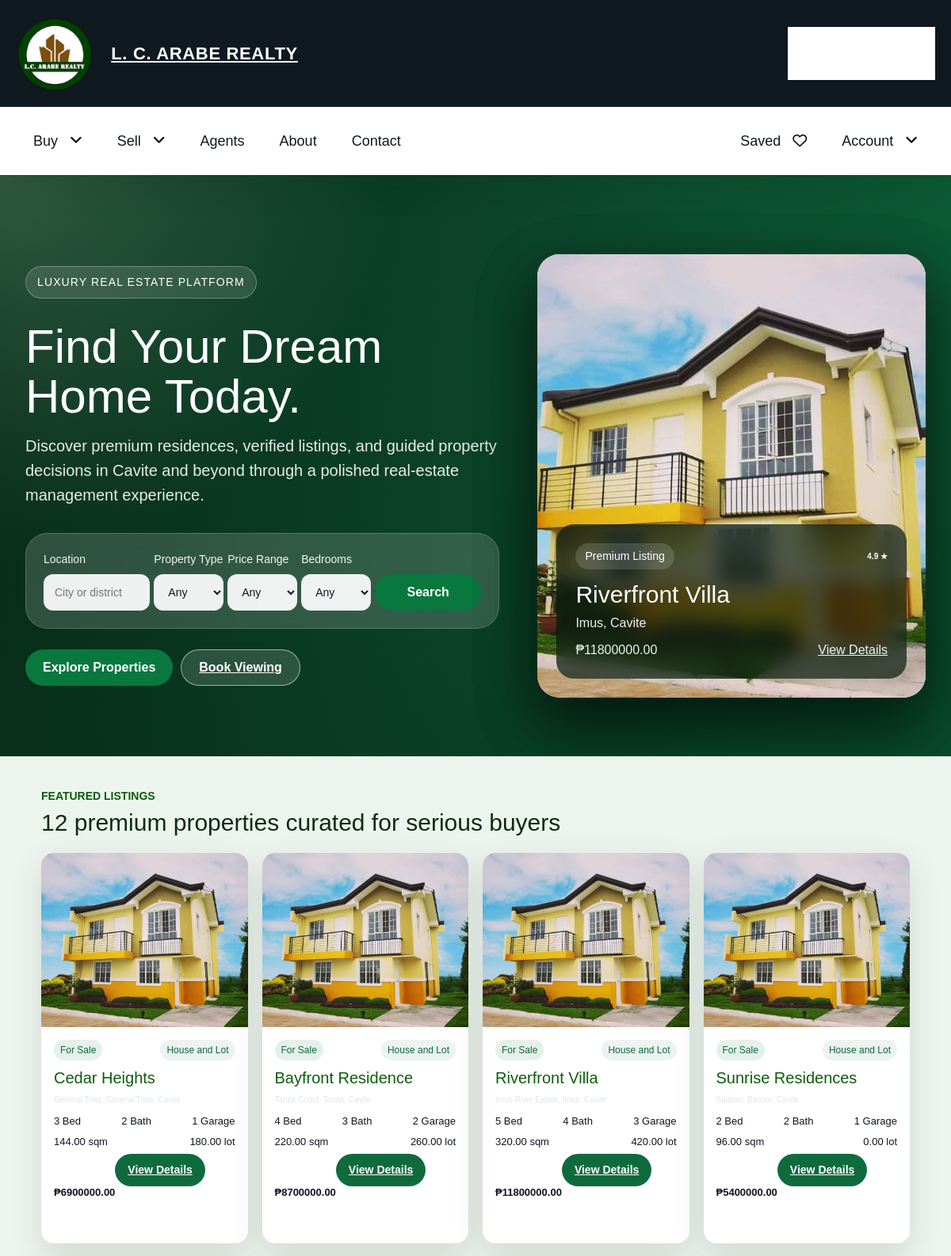
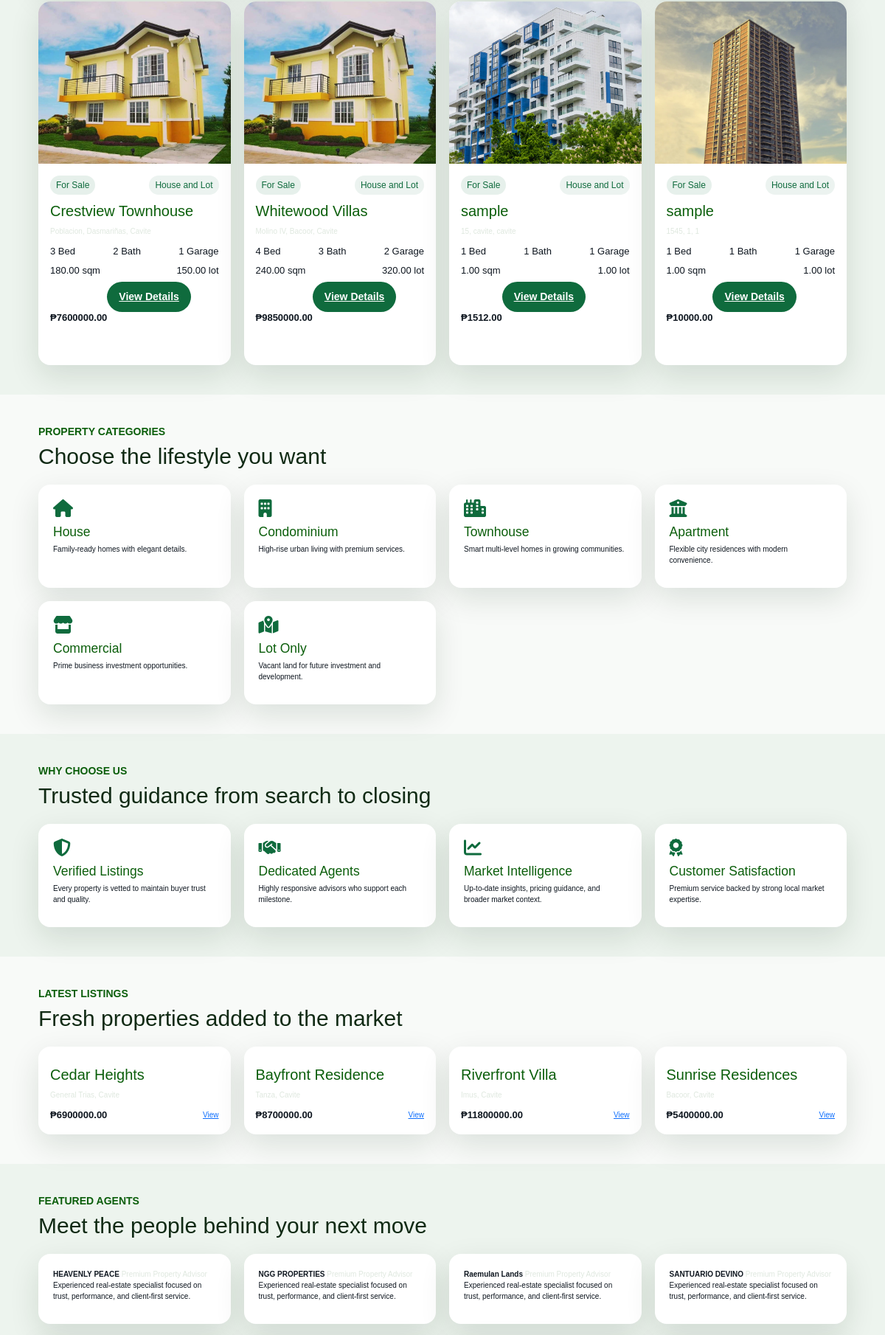
The page / (upper part) on the database its author committed (2 pictures, top to bottom).
### app/models.py (models this page shows, shortened)
class Property(models.Model):
    PROPERTY_TYPE = [
        ('house_lot', 'House and Lot'),
    ]
    LISTING_STATUS = [
        ('sale', 'For Sale'),
        ('sold', 'Sold'),
    ]
    APPROVAL_STATUS = [
        ('pending', 'Pending Approval'),
        ('approved', 'Approved'),
        ('rejected', 'Rejected'),
    ]
    title = models.CharField(max_length=200)
    description = models.TextField()
    property_type = models.CharField(
        max_length=20,
        choices=PROPERTY_TYPE,
        default='house_lot'
    )
    listing_status = models.CharField(
        max_length=10,
        choices=LISTING_STATUS,
        default='sale'
    )
    price = models.DecimalField(max_digits=12, decimal_places=2)
    location = models.CharField(max_length=255)
    city = models.CharField(max_length=100)
    province = models.CharField(max_length=100)
    bedrooms = models.IntegerField()
    bathrooms = models.IntegerField()
    floor_area = models.DecimalField(max_digits=10, decimal_places=2)
    lot_area = models.DecimalField(max_digits=10, decimal_places=2)
    parking_spaces = models.IntegerField(default=0)
    image = models.ImageField(upload_to='property_images/', blank=True, null=True)
    agent = models.ForeignKey(
        settings.AUTH_USER_MODEL,
        on_delete=models.CASCADE
    )
    approval_status = models.CharField(
        max_length=20,
        choices=APPROVAL_STATUS,
        default='pending'
    )
    created_at = models.DateTimeField(auto_now_add=True)
    is_available = models.BooleanField(default=True)
    rejection_reason = models.TextField(blank=True)

class Partner(models.Model):
    name = models.CharField(max_length=200)
    logo = models.ImageField(upload_to='partners/')
    website = models.URLField()

### app/views.py (the view)
# urls.py: path('', home, name='home'),
def home(request):
    properties = Property.objects.all().order_by('-created_at')
    partners = Partner.objects.all().order_by('name')
    return render(request, 'home.html', {
        'properties': properties[:8],
        'featured_properties': properties[:4],
        'latest_properties': properties[:4],
        'partners': partners,
        'testimonials': [
            {
                'name': 'Maria Santos',
                'role': 'Home Buyer',
                'feedback': 'The experience was smooth, transparent, and genuinely premium. We found the perfect family home in just one weekend.',
            },
            {
                'name': 'Carlos Dela Cruz',
                'role': 'Investor',
                'feedback': 'The property insights, walkthroughs, and overall presentation made the decision process very easy and confident.',
            },
            {
                'name': 'Ariana Reyes',
                'role': 'Relocating Professional',
                'feedback': 'Everything felt polished and professional. The team was responsive, helpful, and highly knowledgeable.',
            }
        ],
        'stats': [
            {'label': 'Properties Sold', 'value': '280+'},
            {'label': 'Happy Clients', 'value': '1,200+'},
            {'label': 'Cities Covered', 'value': '18'},
            {'label': 'Average Rating', 'value': '4.9/5'}
        ],
        'faqs': [
            {'question': 'How do I schedule a viewing?', 'answer': 'Use the schedule viewing button on any property detail page or contact our licensed agents directly through the website.'},
            {'question': 'Can I compare properties before deciding?', 'answer': 'Yes. Use the saved and compare sections to review multiple residences side by side.'},
            {'question': 'Are properties verified before listing?', 'answer': 'All approved listings are reviewed by the admin team before they become visible in the buyer marketplace.'}
        ]
    })

### app/templates/home.html (shortened to what this page needs)
{% load static %}
<!DOCTYPE html>
<html lang="en">
<head>
    <link rel="stylesheet" href="https://cdn.jsdelivr.net/npm/bootstrap@5.3.3/dist/css/bootstrap.min.css">
    <link rel="stylesheet" href="{% static 'css/style.css' %}">
    <link rel="stylesheet" href="{% static 'css/home.css' %}">
    <link rel="stylesheet" href="https://cdnjs.cloudflare.com/ajax/libs/font-awesome/6.2.0/css/all.min.css">
</head>
<body class="home-page">
    {% include 'components/header.html' %}
    <section class="premium-hero">
        <div class="premium-hero__overlay"></div>
        <div class="container premium-hero__grid">
            <div class="premium-hero__copy">
                <span class="hero-badge">Luxury Real Estate Platform</span>
                <h1>Find Your Dream Home Today.</h1>
                <p>Discover premium residences, verified listings, and guided property decisions in Cavite and beyond through a polished real-estate management experience.</p>
                <form class="premium-search" method="get" action="{% url 'search_properties' %}">
                    <div class="row g-2 align-items-end">
                        <div class="col-lg-3 col-md-6 col-12">
                            <label>Location</label>
                            <input type="text" name="city" placeholder="City or district">
                        </div>
                        <div class="col-lg-2 col-md-6 col-12">
                            <label>Property Type</label>
                            <select name="property_type">
                                <option value="">Any</option>
                            </select>
                        </div>
                        <div class="col-lg-2 col-md-6 col-12">
                            <label>Price Range</label>
                            <select name="max_price">
                                <option value="">Any</option>
                            </select>
                        </div>
                        <div class="col-lg-2 col-md-6 col-12">
                            <label>Bedrooms</label>
                            <select name="bedrooms">
                                <option value="">Any</option>
                            </select>
                        </div>
                        <div class="col-lg-3 col-md-12 col-12">
                            <button type="submit" class="btn-primary w-100">Search</button>
                        </div>
                    </div>
                </form>
                <div class="hero-actions d-flex gap-3 flex-wrap">
                    <a href="{% url 'search_properties' %}" class="btn-primary">Explore Properties</a>
                    <a href="{% url 'contact' %}" class="btn-secondary">Book Viewing</a>
                </div>
            </div>
            <div class="premium-hero__visual">
                <div class="premium-hero__slider">
                    {% if properties %}
                        {% for property in properties|slice:':3' %}
                            <article class="premium-slide active">
                                <img src="{% if property.image %}{{ property.image.url }}{% else %}{% static 'images/hero-house.jpg' %}{% endif %}" alt="{{ property.title }}">
                                <div class="premium-slide__card">
                                    <div class="premium-slide__top">
                                        <span>Premium Listing</span>
                                        <strong>4.9 ★</strong>
                                    </div>
                                    <h3>{{ property.title }}</h3>
                                    <p>{{ property.city }}, {{ property.province }}</p>
                                    <div class="premium-slide__meta">
                                        <span>₱{{ property.price }}</span>
                                        <a href="{% url 'property_detail' property.id %}">View Details</a>
                                    </div>
                                </div>
                            </article>
                        {% endfor %}
                    {% else %}
                        <article class="premium-slide active">
                            <img src="{% static 'images/hero-house.jpg' %}" alt="Premium listing">
                        </article>
                    {% endif %}
                </div>
            </div>
        </div>
    </section>
    <section class="section-shell">
        <div class="container">
            <div class="section-heading">
                <span>Featured Listings</span>
                <h2>12 premium properties curated for serious buyers</h2>
            </div>
            <div class="property-grid">
                {% for property in properties %}
                <article class="property-card-home">
                    <div class="property-thumb">
                        {% if property.image %}
                            <img src="{{ property.image.url }}" alt="{{ property.title }}">
                        {% else %}
                            <img src="{% static 'images/hero-house.jpg' %}" alt="{{ property.title }}">
                        {% endif %}
                    </div>
                    <div class="property-body">
                        <div class="property-topline">
                            <span class="pill">{{ property.get_listing_status_display }}</span>
                            <span class="pill pill-soft">{{ property.get_property_type_display }}</span>
                        </div>
                        <h3>{{ property.title }}</h3>
                        <p>{{ property.location }}, {{ property.city }}, {{ property.province }}</p>
                        <div class="meta-row">
                            <span>{{ property.bedrooms }} Bed</span>
                            <span>{{ property.bathrooms }} Bath</span>
                            <span>{{ property.parking_spaces }} Garage</span>
                        </div>
                        <div class="meta-row">
                            <span>{{ property.floor_area }} sqm</span>
                            <span>{{ property.lot_area }} lot</span>
                        </div>
                        <div class="property-footer">
                            <strong>₱{{ property.price }}</strong>
                            <div class="detail-actions">
                                <a href="{% url 'property_detail' property.id %}" class="view-btn">View Details</a>
                                <a href="{% url 'virtual_tour' property.id %}" class="btn-secondary">Virtual Tour</a>
                            </div>
                        </div>
                    </div>
                </article>
                {% empty %}
                <p>No featured properties available yet.</p>
                {% endfor %}
            </div>
        </div>
    </section>
    <section class="section-shell light-section">
        <div class="container">
            <div class="section-heading">
                <span>Property Categories</span>
                <h2>Choose the lifestyle you want</h2>
            </div>
            <div class="category-grid">
                <div class="category-card"><i class="fas fa-house"></i><h3>House</h3><p>Family-ready homes with elegant details.</p></div>
                <div class="category-card"><i class="fas fa-building"></i><h3>Condominium</h3><p>High-rise urban living with premium services.</p></div>
                <div class="category-card"><i class="fas fa-city"></i><h3>Townhouse</h3><p>Smart multi-level homes in growing communities.</p></div>
                <div class="category-card"><i class="fas fa-building-columns"></i><h3>Apartment</h3><p>Flexible city residences with modern convenience.</p></div>
                <div class="category-card"><i class="fas fa-store"></i><h3>Commercial</h3><p>Prime business investment opportunities.</p></div>
                <div class="category-card"><i class="fas fa-map-location-dot"></i><h3>Lot Only</h3><p>Vacant land for future investment and development.</p></div>
            </div>
        </div>
    </section>
    <section class="section-shell">
        <div class="container">
            <div class="section-heading">
                <span>Why Choose Us</span>
                <h2>Trusted guidance from search to closing</h2>
            </div>
            <div class="benefit-grid">
                <div class="benefit-box"><i class="fas fa-shield-alt"></i><h3>Verified Listings</h3><p>Every property is vetted to maintain buyer trust and quality.</p></div>
                <div class="benefit-box"><i class="fas fa-handshake"></i><h3>Dedicated Agents</h3><p>Highly responsive advisors who support each milestone.</p></div>
                <div class="benefit-box"><i class="fas fa-chart-line"></i><h3>Market Intelligence</h3><p>Up-to-date insights, pricing guidance, and broader market context.</p></div>
                <div class="benefit-box"><i class="fas fa-award"></i><h3>Customer Satisfaction</h3><p>Premium service backed by strong local market expertise.</p></div>
            </div>
        </div>
    </section>
    <section class="section-shell light-section">
        <div class="container">
            <div class="section-heading">
                <span>Latest Listings</span>
                <h2>Fresh properties added to the market</h2>
            </div>
            <div class="property-grid">
                {% for property in latest_properties %}
                <article class="property-card-home">
                    <div class="property-body">
                        <h3>{{ property.title }}</h3>
                        <p>{{ property.city }}, {{ property.province }}</p>
                        <div class="property-footer">
                            <strong>₱{{ property.price }}</strong>
                            <a href="{% url 'property_detail' property.id %}">View</a>
                        </div>
                    </div>
                </article>
                {% endfor %}
            </div>
        </div>
    </section>
    <section class="section-shell">
        <div class="container">
            <div class="section-heading">
                <span>Featured Agents</span>
                <h2>Meet the people behind your next move</h2>
            </div>
            <div class="testimonial-grid">
                {% for agent in partners %}
                <article class="testimonial-card">
                    <strong>{{ agent.name }}</strong>
                    <span>Premium Property Advisor</span>
                    <p>Experienced real-estate specialist focused on trust, performance, and client-first service.</p>
                </article>
                {% empty %}
                <article class="testimonial-card">
                    <strong>Agent Team</strong>
                    <span>Experienced professionals</span>
                    <p>Our licensed agents guide clients with strategic insight and responsive service.</p>
                </article>
                {% endfor %}
            </div>
        </div>
    </section>
    {% include 'components/footer.html' %}
</body>
</html>

### app/templates/components/header.html (shortened to what this page needs)
{% load static %}
<header class="header">
   <nav class="navbar nav-1">
      <div class="container flex">
         <a href="{% url 'base' %}" class="logo">
            <img src="{% static 'images/logo.png' %}" alt="LC Arabe Realty">
            <span>L. C. ARABE REALTY</span>
         </a>
         <ul>
            <li><a href="{% url 'search_properties' %}">Post Property <i class="fas fa-paper-plane"></i></a></li>
         </ul>
      </div>
   </nav>
   <nav class="navbar nav-2">
      <div class="container flex">
         <div class="menu">
            <ul>
               <li><a href="{% url 'search_properties' %}">Buy <i class="fas fa-angle-down"></i></a>
               </li>
               <li><a href="{% url 'seller_dashboard' %}">Sell <i class="fas fa-angle-down"></i></a>
               </li>
               <li><a href="{% url 'agents' %}">Agents</a></li>
               <li><a href="{% url 'about' %}">About</a></li>
               <li><a href="{% url 'contact' %}">Contact</a></li>
            </ul>
         </div>
         <ul>
            <li><a href="{% url 'favorites' %}">Saved <i class="far fa-heart"></i></a></li>
            <li><a href="#">Account <i class="fas fa-angle-down"></i></a>
            </li>
         </ul>
      </div>
   </nav>
</header>

### app/templates/components/footer.html (shortened to what this page needs)
{% load static %}
 <link rel="stylesheet" href="{% static 'css/style.css' %}">

### rows shown on the page
Property: title "Riverfront Villa", city "Imus", province "Cavite", price "11800000.00", listing_status "For Sale", property_type "House and Lot", location "Imus River Estate", bedrooms "5", bathrooms "4", parking_spaces "3", floor_area "320.00", lot_area "420.00"
Property: listing_status "For Sale", property_type "House and Lot", title "Cedar Heights", location "General Trias", city "General Trias", province "Cavite", bedrooms "3", bathrooms "2", parking_spaces "1", floor_area "144.00", lot_area "180.00", price "6900000.00"
Property: listing_status "For Sale", property_type "House and Lot", title "Bayfront Residence", location "Tanza Coast", city "Tanza", province "Cavite", bedrooms "4", bathrooms "3", parking_spaces "2", floor_area "220.00", lot_area "260.00", price "8700000.00"
Property: listing_status "For Sale", property_type "House and Lot", title "Sunrise Residences", location "Salitran", city "Bacoor", province "Cavite", bedrooms "2", bathrooms "2", parking_spaces "1", floor_area "96.00", lot_area "0.00", price "5400000.00"
Property: listing_status "For Sale", property_type "House and Lot", title "Crestview Townhouse", location "Poblacion", city "Dasmariñas", province "Cavite", bedrooms "3", bathrooms "2", parking_spaces "1", floor_area "180.00", lot_area "150.00", price "7600000.00"
Property: listing_status "For Sale", property_type "House and Lot", title "Whitewood Villas", location "Molino IV", city "Bacoor", province "Cavite", bedrooms "4", bathrooms "3", parking_spaces "2", floor_area "240.00", lot_area "320.00", price "9850000.00"
Property: image (picture), listing_status "For Sale", property_type "House and Lot", title "sample", location "15", city "cavite", province "cavite", bedrooms "1", bathrooms "1", parking_spaces "1", floor_area "1.00", lot_area "1.00", price "1512.00"
Property: image (picture), listing_status "For Sale", property_type "House and Lot", title "sample", location "1545", city "1", province "1", bedrooms "1", bathrooms "1", parking_spaces "1", floor_area "1.00", lot_area "1.00", price "10000.00"
Partner: name "HEAVENLY PEACE"
Partner: name "NGG PROPERTIES"
Partner: name "Raemulan Lands"
Partner: name "SANTUARIO DEVINO"
